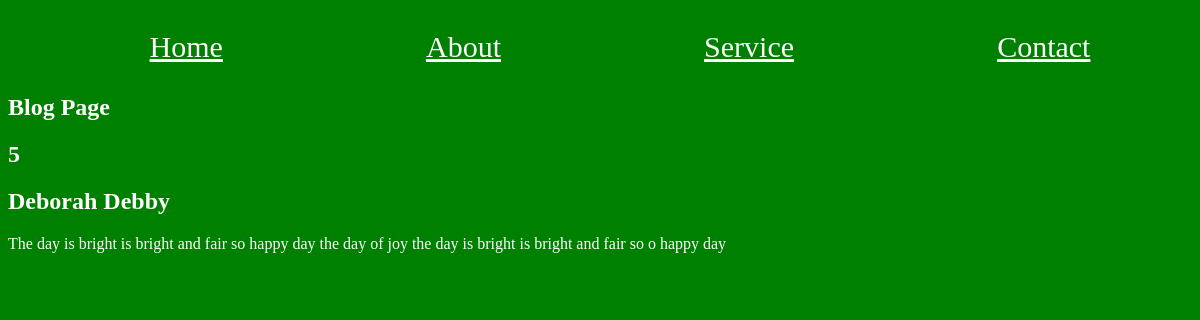
/blog/5/, run on the app's committed database.
### pages/models.py (models this page shows, shortened)
class Blog(models.Model):
    title = models.CharField(max_length=255)
    body = models.CharField(max_length=255)
    data= models.DateField(auto_now_add=True)

### pages/views.py (the view)
# urls.py: 2. Add a URL to urlpatterns:  path('blog/', include('blog.urls'))
def blog(request, id):
    single_blog=Blog.objects.get(id=id)
    return render(request, 'blog.html', {'single_blog': single_blog})

### templates/blog.html (shortened to what this page needs)
{% extends "base.html" %}
{% block content %}
<h2>Blog Page</h2>
<h2>{{single_blog.id}}</h2>
<h2>{{single_blog.title}}</h2>
<p>{{single_blog.body}}</p>
{% endblock %}

### static/css/styles.css (style rules this page uses)
body { background-color: green; color:white; }

### data on the page
Blog: id "5", title "Deborah Debby", body "The day is bright is bright and fair so happy day the day of joy the day is bright is bright and fair so o happy day"
